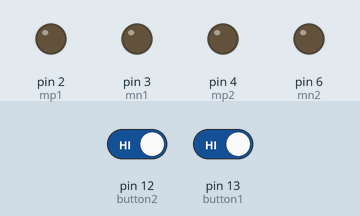
Recording of a sketch running on a simulated Arduino Uno, built with avr-gcc and run on an emulated ATmega328P. Parts: output pins drawn as LEDs (lit = HIGH). The inputs (shaded band) are chosen by the test bench; at power-on: pin 12 (button2) HIGH, pin 13 (button1) HIGH.

Above: at 1.2 s.
1.3 s: pin 12 (button2) driven LOW and pin 13 (button1) driven LOW
At 2.4 s:
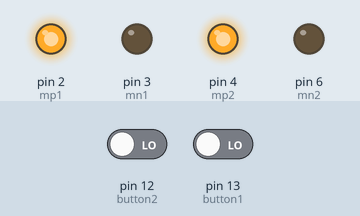
Timing chart, 0 to 4.3 s (numbered marks = the images above; inputs shaded):
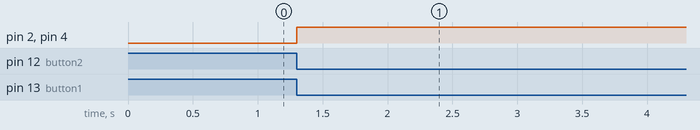

The sketch:

sketch_apr16a.ino
```cpp
int button1=13;
int button2=12;

int mp1=2;
int mn1=3;
int mp2=4;
int mn2=6;
void setup() {
  // put your setup code here, to run once:
pinMode(mp1,OUTPUT);
pinMode(mn1,OUTPUT);
pinMode(mp2,OUTPUT);
pinMode(mn2,OUTPUT);
pinMode(button1,INPUT);
pinMode(button2,INPUT);
}

void loop() {
  // put your main code here, to run repeatedly:
int ret1=digitalRead(button1);
int ret2=digitalRead(button2);
if((ret1==LOW)&&(ret2==LOW)){

digitalWrite(mp1,HIGH);
digitalWrite(mn1,LOW);
digitalWrite(mp2,HIGH);
digitalWrite(mn2,LOW);

}
}
```

Measured:
- after the input at 1.3 s, pin 2 (mp1), pin 4 (mp2): LOW → HIGH at once
